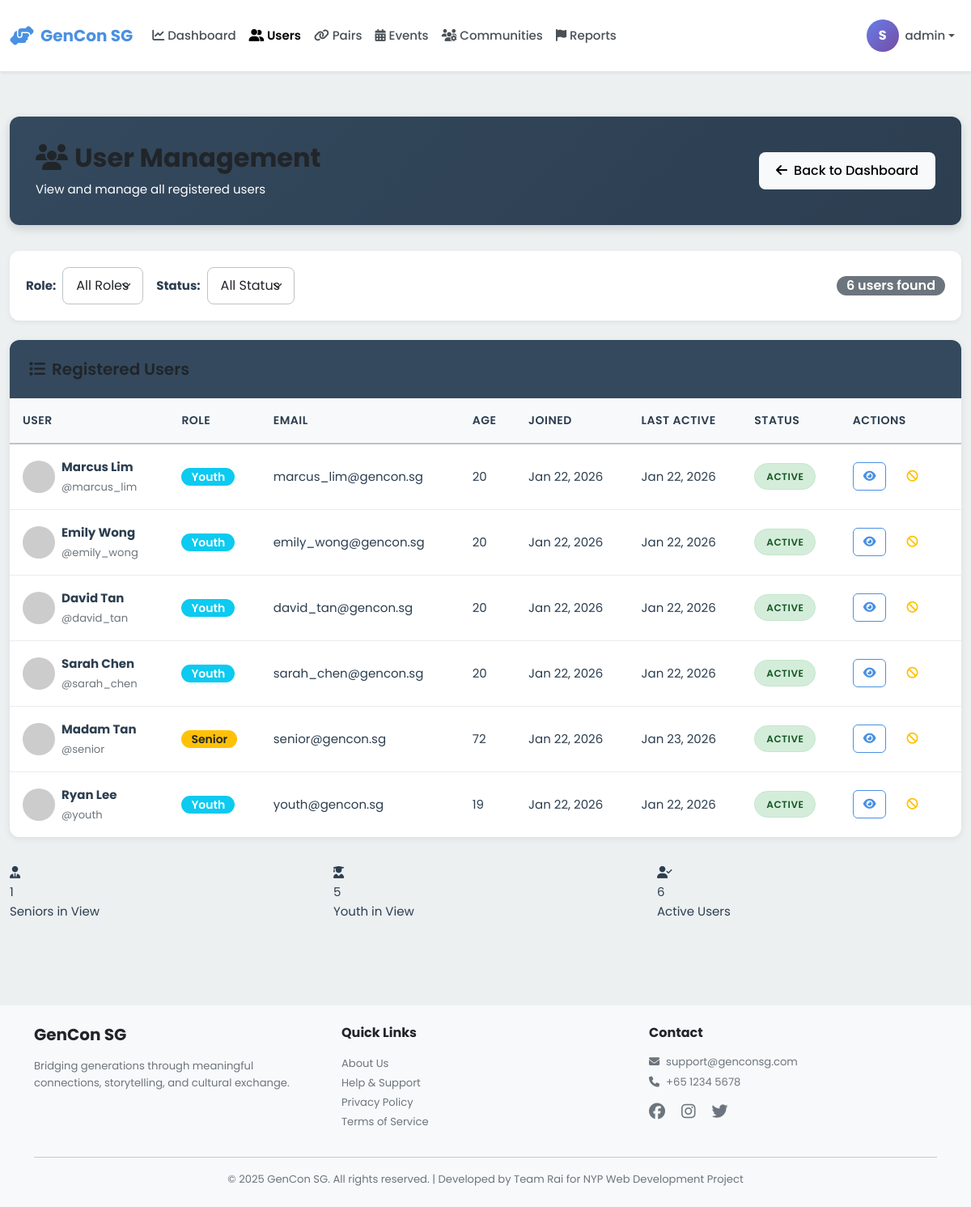
/admin/users (signed in), run on an earlier commit of the app's database.
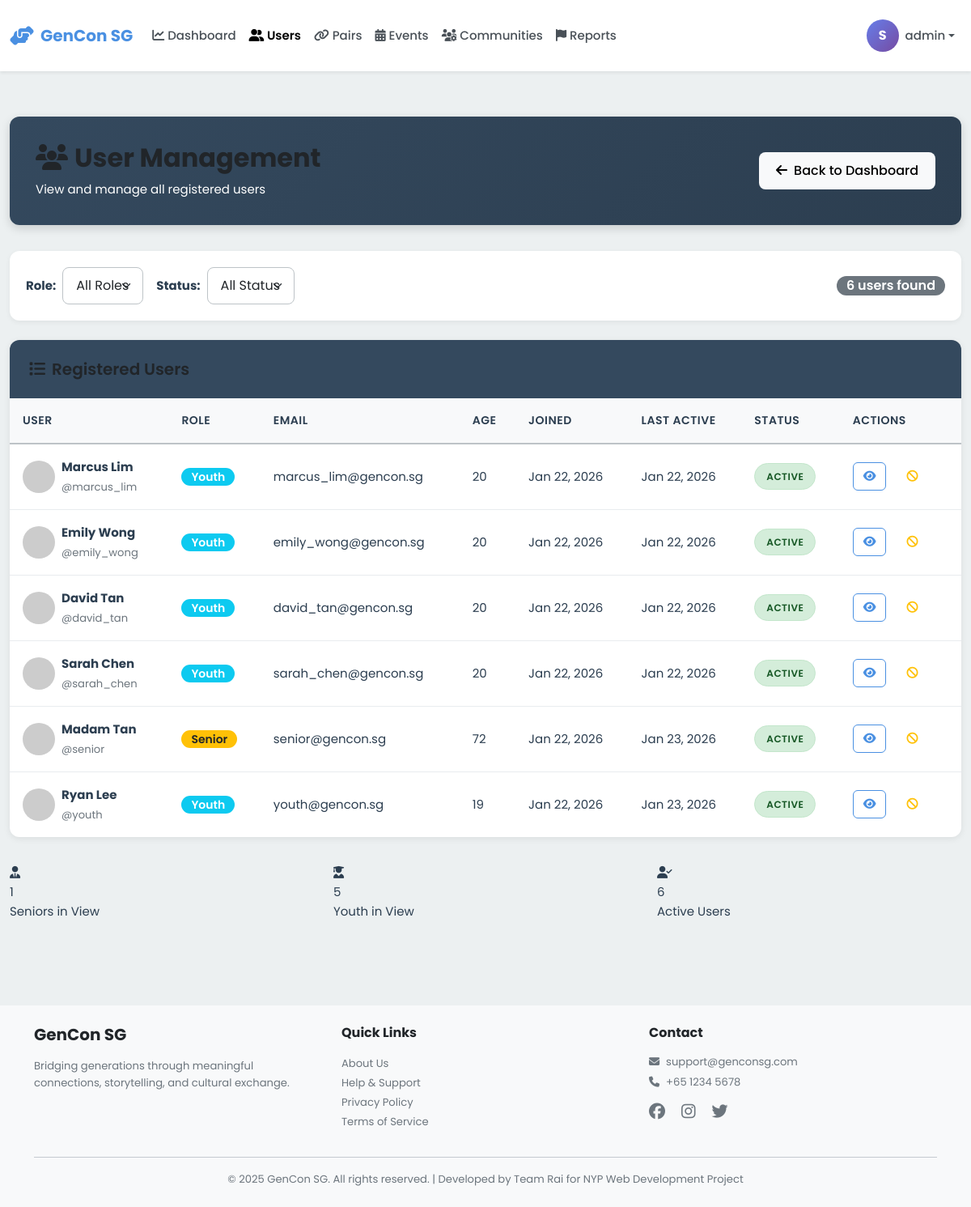
And on a later commit of the database.
### models.py (models this page shows, shortened)
class User(db.Model):
    __tablename__ = 'users'
    id = db.Column(db.Integer, primary_key=True)
    username = db.Column(db.String(80), unique=True, nullable=False, index=True)
    password_hash = db.Column(db.String(255), nullable=False)
    email = db.Column(db.String(120), unique=True, nullable=False, index=True)
    full_name = db.Column(db.String(120), nullable=False)
    phone = db.Column(db.String(20))
    age = db.Column(db.Integer, nullable=False)
    bio = db.Column(db.Text)  # User biography
    school = db.Column(db.String(255))  # School or organization for youth
    role = db.Column(db.String(20), nullable=False)  # 'senior', 'youth', or 'admin'
    profile_picture = db.Column(db.String(255), default='default-avatar.png')
    disable_reason = db.Column(db.Text)
    interests_json = db.Column(db.Text)  # Stores interests as JSON array
    languages_json = db.Column(db.Text)  # Stores languages as JSON array
    accessibility_settings_json = db.Column(db.Text)  # Stores settings as JSON object
    created_at = db.Column(db.DateTime, default=datetime.utcnow, nullable=False)
    last_active = db.Column(db.DateTime, default=datetime.utcnow, nullable=False)
    is_active = db.Column(db.Boolean, default=True)
    stories = db.relationship('Story', back_populates='user', lazy='dynamic')
    sent_messages = db.relationship('Message', foreign_keys='Message.sender_id',
                                   back_populates='sender', lazy='dynamic')
    received_messages = db.relationship('Message', foreign_keys='Message.recipient_id',
                                       back_populates='recipient', lazy='dynamic')
    senior_pairs = db.relationship('Pair', foreign_keys='Pair.senior_id',
                                   back_populates='senior', lazy='dynamic')
    youth_pairs = db.relationship('Pair', foreign_keys='Pair.youth_id',
                                 back_populates='youth', lazy='dynamic')
    streak = db.relationship('Streak', back_populates='user', uselist=False)
    badges = db.relationship('Badge', back_populates='user', lazy='dynamic')
    checkins = db.relationship('Checkin', back_populates='user', lazy='dynamic')
    @property
    def interests(self):
        """Get interests as Python list from JSON string."""
        if self.interests_json:
            return json.loads(self.interests_json)
        return []
    @interests.setter
    def interests(self, value):
        """Set interests from Python list, store as JSON string."""
        self.interests_json = json.dumps(value)
    @property
    def languages(self):
        """Get languages as Python list from JSON string."""
        if self.languages_json:
            return json.loads(self.languages_json)
        return []
    @languages.setter
    def languages(self, value):
        """Set languages from Python list, store as JSON string."""
        self.languages_json = json.dumps(value)
    @property
    def accessibility_settings(self):
        """Get accessibility settings as Python dict from JSON string."""
        if self.accessibility_settings_json:
            return json.loads(self.accessibility_settings_json)
        return {}

### blueprints/admin.py (the view)
@admin_bp.route('/users')
@admin_required
def users():
    role_filter = request.args.get('role', 'all')
    status_filter = request.args.get('status', 'all')
    query = User.query.filter(User.role != 'admin')
    if role_filter != 'all':
        query = query.filter_by(role=role_filter)
    if status_filter == 'active':
        query = query.filter_by(is_active=True)
    elif status_filter == 'inactive':
        query = query.filter_by(is_active=False)
    users = query.order_by(User.created_at.desc()).all()
    return render_template('admin/users.html',
                         users=users,
                         role_filter=role_filter,
                         status_filter=status_filter)

### templates/admin/users.html (shortened to what this page needs)
{% extends "base.html" %}
{% block extra_css %}
<link rel="stylesheet" href="{{ url_for('static', filename='css/admin.css') }}">
{% endblock %}
{% block content %}
<div class="container-fluid py-4">
    <div class="admin-header">
        <div class="d-flex justify-content-between align-items-center">
            <div>
                <h1><i class="fas fa-users me-2"></i>User Management</h1>
                <p class="mb-0">View and manage all registered users</p>
            </div>
            <a href="{{ url_for('admin.dashboard') }}" class="btn btn-light">
                <i class="fas fa-arrow-left me-2"></i>Back to Dashboard
            </a>
        </div>
    </div>
    <div class="filter-bar">
        <form method="GET" class="d-flex gap-3 flex-wrap align-items-center w-100">
            <div class="d-flex align-items-center gap-2">
                <label for="role" class="fw-bold text-nowrap">Role:</label>
                <select name="role" id="role" class="form-select" onchange="this.form.submit()">
                    <option value="all" {% if role_filter == 'all' %}selected{% endif %}>All Roles</option>
                </select>
            </div>
            <div class="d-flex align-items-center gap-2">
                <label for="status" class="fw-bold text-nowrap">Status:</label>
                <select name="status" id="status" class="form-select" onchange="this.form.submit()">
                    <option value="all" {% if status_filter == 'all' %}selected{% endif %}>All Status</option>
                </select>
            </div>
            <div class="ms-auto">
                <span class="badge bg-secondary fs-6">{{ users|length }} users found</span>
            </div>
        </form>
    </div>
    <div class="data-table-container">
        <div class="table-header">
            <h3><i class="fas fa-list me-2"></i>Registered Users</h3>
        </div>
        {% if users %}
        <table class="data-table">
            <thead>
                <tr>
                    <th>User</th>
                    <th>Role</th>
                    <th>Email</th>
                    <th>Age</th>
                    <th>Joined</th>
                    <th>Last Active</th>
                    <th>Status</th>
                    <th>Actions</th>
                </tr>
            </thead>
            <tbody>
                {% for user in users %}
                <tr>
                    <td>
                        <div class="d-flex align-items-center gap-2">
                            <img src="{{ url_for('static', filename='images/' + (user.profile_picture or 'default-avatar.png')) }}"
                                 alt="Avatar"
                                 class="rounded-circle"
                                 style="width: 40px; height: 40px; object-fit: cover;"
                                 onerror="this.src='https://ui-avatars.com/api/?name={{ user.full_name }}&background=random'">
                            <div>
                                <div class="fw-bold">{{ user.full_name }}</div>
                                <small class="text-muted">@{{ user.username }}</small>
                            </div>
                        </div>
                    </td>
                    <td>
                        <span class="badge {% if user.role == 'senior' %}bg-warning text-dark{% else %}bg-info{% endif %}">
                            {{ user.role|capitalize }}
                        </span>
                    </td>
                    <td>{{ user.email }}</td>
                    <td>{{ user.age }}</td>
                    <td>{{ user.created_at|format_date('%b %d, %Y') }}</td>
                    <td>{{ user.last_active|format_date('%b %d, %Y') }}</td>
                    <td>
                        {% if user.is_active %}
                        <span class="status-badge active">Active</span>
                        {% else %}
                        <span class="status-badge inactive">Inactive</span>
                        {% endif %}
                    </td>
                    <td>
                        <div class="d-flex gap-1">
                            <a href="{{ url_for('admin.user_detail', user_id=user.id) }}"
                               class="btn btn-sm btn-outline-primary table-action-btn"
                               title="View Details">
                                <i class="fas fa-eye"></i>
                            </a>
                            <form action="{{ url_for('admin.toggle_user_status', user_id=user.id) }}" method="POST" class="d-inline">
                                <button type="submit" class="btn btn-sm btn-outline-warning table-action-btn"
                                        title="{{ 'Deactivate' if user.is_active else 'Activate' }} User">
                                    <i class="fas {{ 'fa-ban' if user.is_active else 'fa-check' }}"></i>
                                </button>
                            </form>
                        </div>
                    </td>
                </tr>
                {% endfor %}
            </tbody>
        </table>
        {% else %}
        <div class="text-center py-5">
            <i class="fas fa-users fa-3x text-muted mb-3"></i>
            <h5 class="text-muted">No users found</h5>
            <p class="text-muted">Try adjusting your filters</p>
        </div>
        {% endif %}
    </div>
    <div class="row mt-4">
        <div class="col-md-4">
            <div class="stat-card seniors">
                <div class="stat-icon"><i class="fas fa-user-tie"></i></div>
                <div class="stat-value">{{ users|selectattr('role', 'equalto', 'senior')|list|length }}</div>
                <div class="stat-label">Seniors in View</div>
            </div>
        </div>
        <div class="col-md-4">
            <div class="stat-card youth">
                <div class="stat-icon"><i class="fas fa-user-graduate"></i></div>
                <div class="stat-value">{{ users|selectattr('role', 'equalto', 'youth')|list|length }}</div>
                <div class="stat-label">Youth in View</div>
            </div>
        </div>
        <div class="col-md-4">
            <div class="stat-card">
                <div class="stat-icon"><i class="fas fa-user-check"></i></div>
                <div class="stat-value">{{ users|selectattr('is_active')|list|length }}</div>
                <div class="stat-label">Active Users</div>
            </div>
        </div>
    </div>
</div>
{% endblock %}

What changed in the data, as far as the page shows it:
changed User "Ryan Lee": last_active "Jan 22, 2026" → "Jan 23, 2026"
